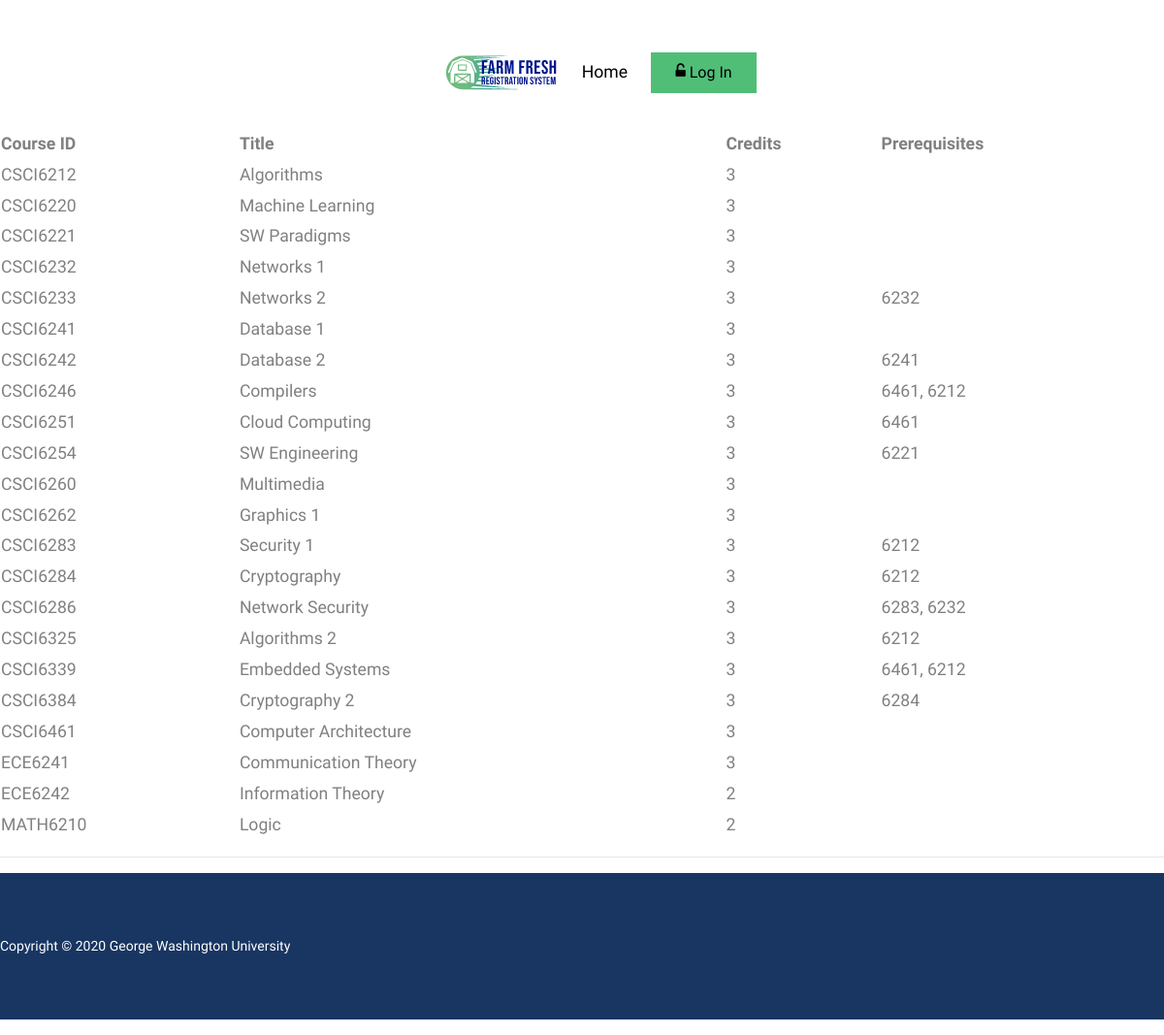
The page /catalog.php on the database as committed earlier.
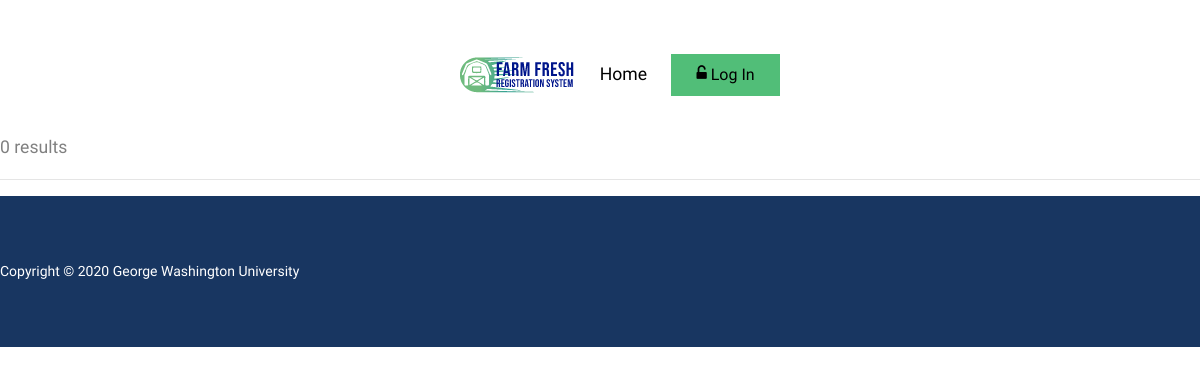
The same page on the database as committed later.
### tables this page shows
CREATE TABLE course (
 courseid      varchar(8),
 title         varchar(30),
 credits       int,
 prereqone     int,
 prereqtwo     int,
 primary key (courseid)
);

### catalog.php (the view, shortened to what this page needs)
<?php
	require_once('header.php');
  require_once('navmenu.php');
 	$dbc = mysqli_connect(DB_HOST, DB_USER, DB_PASSWORD, DB_NAME);
  $dbc->query('SET foreign_key_checks = 0');
 	$query = "select * from course";
  $result= mysqli_query($dbc, $query);
  echo '<center><h4>Course Catalogue</h4></center><div>';
  if ($result->num_rows > 0)
    {
    echo '<table style="width:100%">';
    echo '<tr><th>Course ID</th><th>Title</th><th>Credits</th><th>Prerequisites</th></tr>';
    while($row = $result->fetch_assoc())
      {
        echo "<td>" . $row["courseid"]. "</td><td>" . $row["title"]. "</td><td>" . $row["credits"]. "</td>";
        if(isset($row["prereqone"])){
          echo "<td>". $row["prereqone"];
          if(isset($row["prereqtwo"])){
            echo ", ". $row["prereqtwo"];
          }
        }else{
          echo "<td>";
        }
        echo '</td></tr>';
      }
      echo '</table></div>';
  }
  else
  {
    echo "0 results";
  }
  require_once('footer.php');
?>

### header.php (shortened to what this page needs)
<!DOCTYPE html>
<html lang="en">
<head>
  <link rel="stylesheet" href="fonts/icomoon/style.css">
  <link rel="stylesheet" href="css/bootstrap.min.css">
  <link rel="stylesheet" href="css/jquery-ui.css">
  <link rel="stylesheet" href="css/owl.carousel.min.css">
  <link rel="stylesheet" href="css/owl.theme.default.min.css">
  <link rel="stylesheet" href="css/owl.theme.default.min.css">
  <link rel="stylesheet" href="css/jquery.fancybox.min.css">
  <link rel="stylesheet" href="css/bootstrap-datepicker.css">
  <link rel="stylesheet" href="fonts/flaticon/font/flaticon.css">
  <link rel="stylesheet" href="css/aos.css">
  <link href="css/jquery.mb.YTPlayer.min.css" media="all" rel="stylesheet" type="text/css">
  <link rel="stylesheet" href="css/style.css">
</head>
<body data-spy="scroll" data-target=".site-navbar-target" data-offset="300">
  <div class="site-wrap">
    <header class="site-navbar py-4 js-sticky-header site-navbar-target" role="banner">
      <div class="container">
        <div class="d-flex align-items-center">
          <div class="mx-auto">
            <nav class="site-navigation position-relative text-right" role="navigation">
              <ul class="site-menu main-menu js-clone-nav mr-auto d-none d-lg-block">
                <li>
                  <div class="site-logo">
                  <a href="home.php" class="d-block">
                    <img src="images/logo.png" alt="Image" class="img-fluid">
                  </a>
                  </div>
                </li>
                <li>
                  <a href="home.php" class="nav-link text-left">Home</a>
                </li>
      <?php
                if (!isset($_SESSION['id'])) {
                echo'<li>
                <a href="login.php" class="small btn btn-primary px-4 py-2 rounded-0"><span class="icon-unlock-alt"></span> Log In </a>
                </li>';
                } else {
                  echo'<li>
                  <a href="logout.php" style="Color: #FFFFFF;" class="small btn btn-primary rounded-2 px-4 py-2">Logout</a>
                  </li>';
                }
      ?>
            </nav>
          </div>
        </div>
      </div>
    </header>
</body>
</html>

### navmenu.php (shortened to what this page needs)
<?php
  if (isset($_SESSION['uType'])) {
    echo '<a href="advising.php">Home</a> ';
    if(strcmp($_SESSION['uType'], 'student') == 0){
      echo '<a href="enrollment.php">View Enrollment</a> ';
      echo '<a href="form1.php">Form 1</a> ';
      echo '<a href="applygraduate.php">Apply to Graduate</a> ';
    }
    else if(strcmp(strtolower($_SESSION['uType']), 'alumni') == 0){
      echo '<a href="enrollment.php">View Final Transcript</a> ';
    }
    else if(strcmp(strtolower($_SESSION['uType']), 'gs') == 0){
      echo '<a href="studentsel.php">Student Data</a> ';
    }
    else if(strcmp(strtolower($_SESSION['uType']), 'advisor') == 0){
      echo '<a href="studentsel.php">Student Data</a> ';
    }
    else if(strcmp(strtolower($_SESSION['uType']), 'admin') == 0){
      echo '<a href="newuser.php">Create a New User</a> ';
      echo '<a href="studentsel.php">Student Data</a> ';
      echo '<a href="reset.php">Reset</a> ';
    }
    echo '<a href="changeinfo.php">Change Pers. Info</a> ';
    echo '<a href="logout.php">Log Out (' . $_SESSION['uType'] . ')</a>';
  }
  else {
    echo '<a href="advising.php">Home</a> ';
    echo '<a href="login.php">Log In</a> ';
  }
?>

### footer.php
  <hr />
  <p class="footer">Copyright &copy; 2020 George Washington University</p>
</body>
</html>

### css/style.css (style rules this page uses)
body { line-height: 1.7; color: gray; font-weight: 300; font-size: 1.1rem; }
a { -webkit-transition: .3s all ease; -o-transition: .3s all ease; transition: .3s all ease; }
h1, h2, h3, h4, h5, .h1, .h2, .h3, .h4, .h5 { font-family: "Muli", -apple-system, BlinkMacSystemFont, "Segoe UI", Roboto, "Helvetica Neue", Arial, sans-serif, "Apple Color Emoji", "Segoe UI Emoji", "Segoe UI Symbol", "Noto Color Emoji"; }
.site-wrap:before { display: none; -webkit-transition: .3s all ease-in-out; -o-transition: .3s all ease-in-out; transition: .3s all ease-in-out; background: rgba(0, 0, 0, 0.6); content: ""; position: absolute; z-index: 2000; top: 0; left: 0; right: 0; bottom: 0; opacity: 0; visibility: hidden; }
.site-logo { position: relative; font-weight: 900; font-size: 1.3rem; }
.site-logo a { color: #000; }
.site-navbar { margin-bottom: 0px; z-index: 1999; position: absolute; width: 100%; }
.site-navbar .site-navigation .site-menu { margin-bottom: 0; }
.site-navbar .site-navigation .site-menu a { text-decoration: none !important; display: inline-block; }
.site-navbar .site-navigation .site-menu > li { display: inline-block; }
.site-navbar .site-navigation .site-menu > li > a { padding: 20px 20px; color: #000; display: inline-block; text-decoration: none !important; }
.sticky-wrapper .site-navbar { -webkit-transition: .3s all ease; -o-transition: .3s all ease; transition: .3s all ease; background: #fff; }
.sticky-wrapper .site-navbar .site-logo a { color: #000; }
.sticky-wrapper .site-navbar .site-menu > li { display: inline-block; }
.footer { padding: 4rem 0; background: #183661; font-size: 14px; color: #fff; }

Rows that differ between the two databases and show on the page:
removed course: courseid "CSCI6212", title "Algorithms", credits "3"
removed course: courseid "CSCI6220", title "Machine Learning", credits "3"
removed course: courseid "CSCI6221", title "SW Paradigms", credits "3"
removed course: courseid "CSCI6232", title "Networks 1", credits "3"
removed course: courseid "CSCI6233", title "Networks 2", credits "3", prereqone "6232"
removed course: courseid "CSCI6241", title "Database 1", credits "3"
removed course: courseid "CSCI6242", title "Database 2", credits "3", prereqone "6241"
removed course: courseid "CSCI6246", title "Compilers", credits "3", prereqone "6461", prereqtwo "6212"
removed course: courseid "CSCI6251", title "Cloud Computing", credits "3", prereqone "6461"
removed course: courseid "CSCI6254", title "SW Engineering", credits "3", prereqone "6221"
removed course: courseid "CSCI6260", title "Multimedia", credits "3"
removed course: courseid "CSCI6262", title "Graphics 1", credits "3"
removed course: courseid "CSCI6283", title "Security 1", credits "3", prereqone "6212"
removed course: courseid "CSCI6284", title "Cryptography", credits "3", prereqone "6212"
removed course: courseid "CSCI6286", title "Network Security", credits "3", prereqone "6283", prereqtwo "6232"
removed course: courseid "CSCI6325", title "Algorithms 2", credits "3", prereqone "6212"
removed course: courseid "CSCI6339", title "Embedded Systems", credits "3", prereqone "6461", prereqtwo "6212"
removed course: courseid "CSCI6384", title "Cryptography 2", credits "3", prereqone "6284"
removed course: courseid "CSCI6461", title "Computer Architecture", credits "3"
removed course: courseid "ECE6241", title "Communication Theory", credits "3"
removed course: courseid "ECE6242", title "Information Theory", credits "2"
removed course: courseid "MATH6210", title "Logic", credits "2"
Other text that changed with them:
text no longer shown: "Course ID Title Credits Prerequisites"
text now shown: "0 results"
